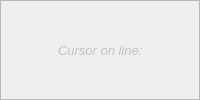
       <widget class="QFrame" name="frame_6">
        <property name="frameShape">
         <enum>QFrame::StyledPanel</enum>
        </property>
        <property name="frameShadow">
         <enum>QFrame::Raised</enum>
        </property>
        <layout class="QHBoxLayout" name="horizontalLayout_8">
         <property name="spacing">
          <number>4</number>
         </property>
         <property name="leftMargin">
          <number>3</number>
         </property>
         <property name="topMargin">
          <number>1</number>
         </property>
         <property name="rightMargin">
          <number>3</number>
         </property>
         <property name="bottomMargin">
          <number>1</number>
         </property>
         <item>
          <widget class="QLabel" name="current_line_2">
           <property name="font">
            <font>
             <pointsize>10</pointsize>
             <italic>true</italic>
            </font>
           </property>
           <property name="styleSheet">
            <string notr="true">color: silver;
</string>
           </property>
           <property name="text">
            <string/>
           </property>
           <property name="pixmap">
            <pixmap resource="rc.qrc">:/images/images/cursor_on.png</pixmap>
           </property>
          </widget>
         </item>
         <item>
          <widget class="QLabel" name="label_2">
           <property name="font">
            <font>
             <pointsize>10</pointsize>
             <italic>true</italic>
            </font>
           </property>
           <property name="styleSheet">
            <string notr="true">color:silver;</string>
           </property>
           <property name="text">
            <string>Cursor on line:</string>
           </property>
          </widget>
         </item>
         <item>
          <widget class="QLabel" name="current_line">
           <property name="font">
            <font>
             <pointsize>10</pointsize>
             <italic>true</italic>
            </font>
           </property>
           <property name="styleSheet">
            <string notr="true">color: silver;
</string>
           </property>
           <property name="text">
            <string/>
           </property>
          </widget>
         </item>
        </layout>
       </widget>
